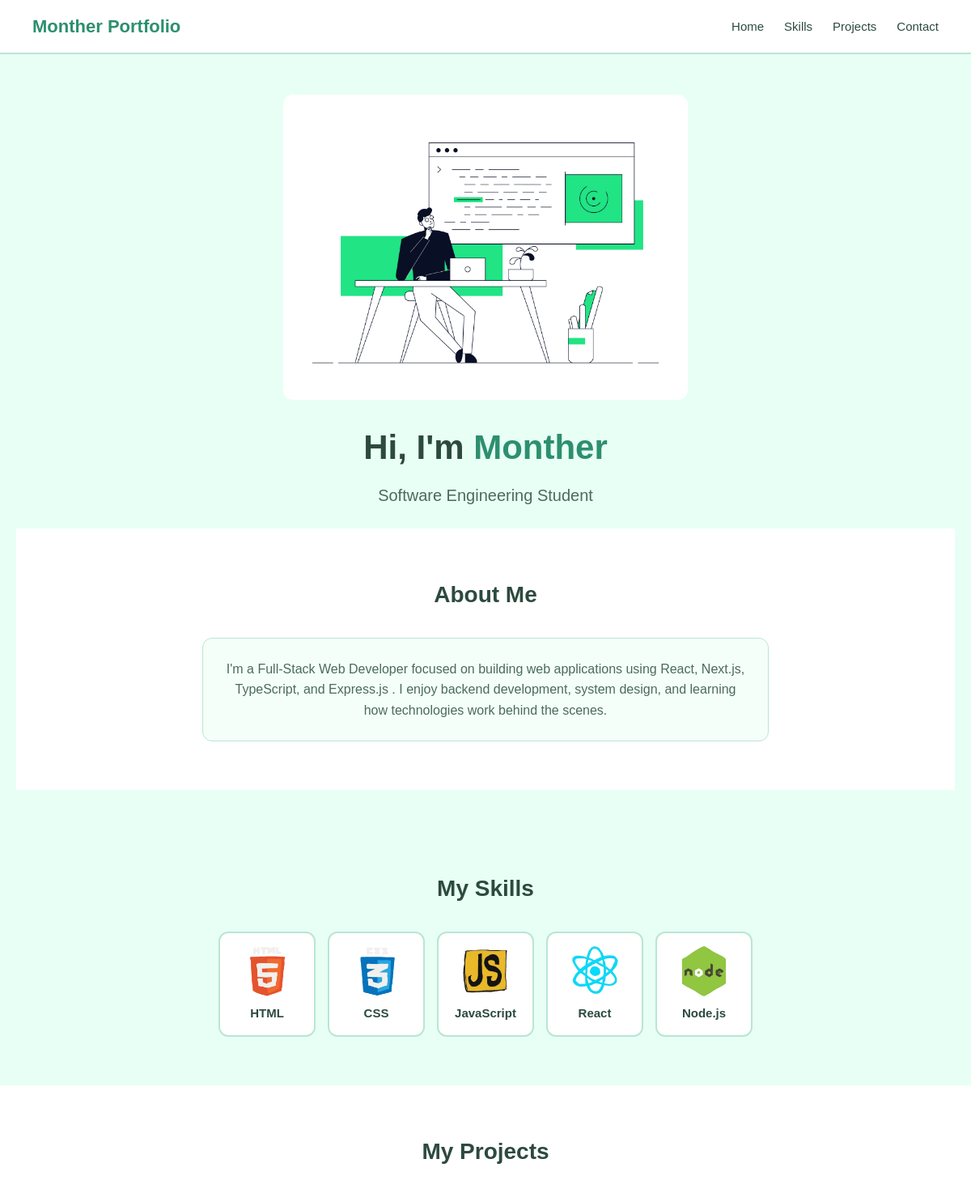
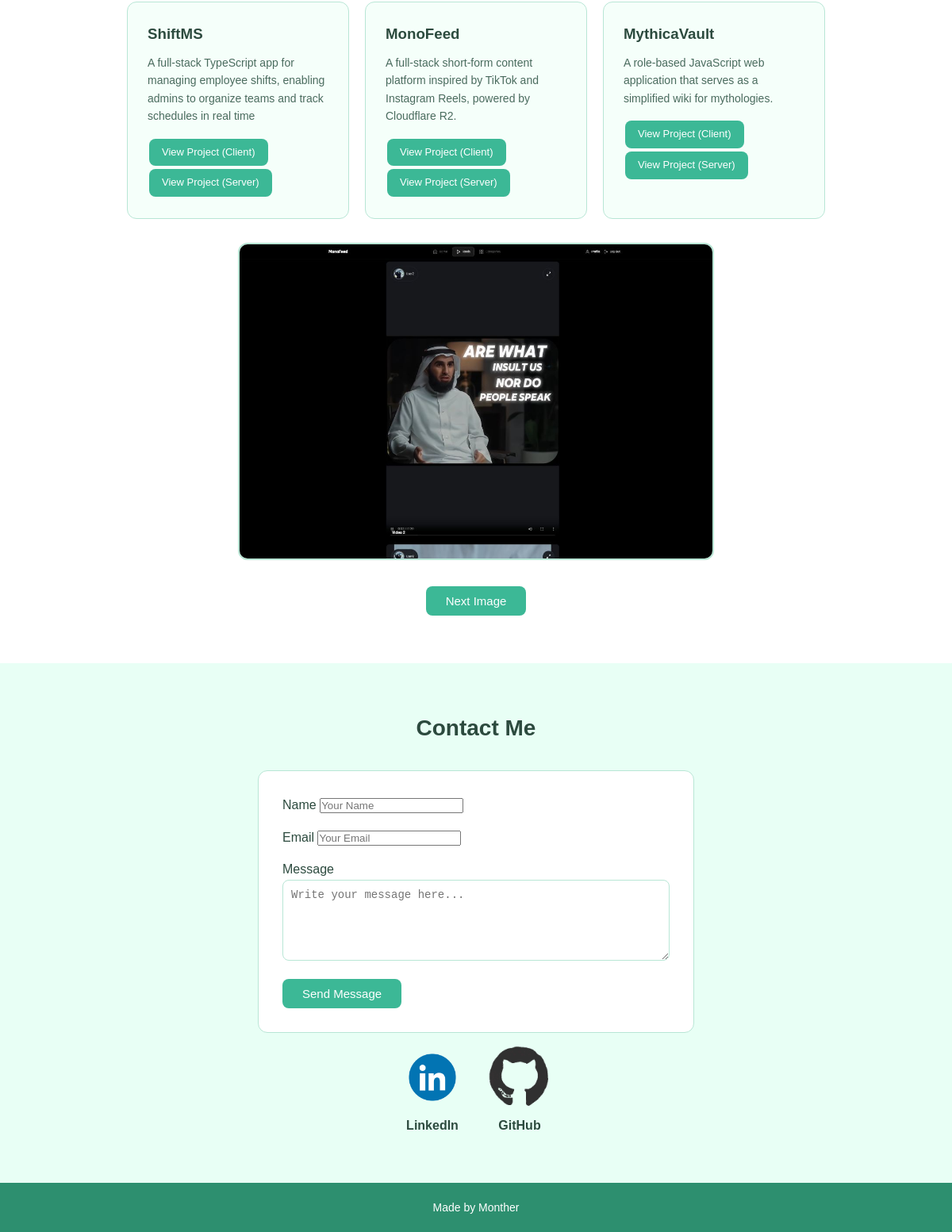
The page / on the database its author committed (2 pictures, top to bottom).
### tables this page shows
CREATE TABLE `info` (
  `id` int(11) NOT NULL,
  `name` varchar(100) NOT NULL,
  `major` varchar(100) NOT NULL,
  `aboutme` varchar(500) NOT NULL,
  `linkedin` varchar(100) NOT NULL,
  `github` varchar(100) NOT NULL
);

CREATE TABLE `projects` (
  `id` int(11) NOT NULL,
  `title` varchar(100) NOT NULL,
  `description` text NOT NULL,
  `client_link` varchar(255) NOT NULL,
  `server_link` varchar(255) NOT NULL
);

### projects_data.php (the view)
<?php
include 'db.php';
$sql = "SELECT * FROM projects";
$result = $conn->query($sql);
if ($result->num_rows > 0) {
    while($row = $result->fetch_assoc()) {
        echo "
        <div class='project-card'>
            <h3>{$row['title']}</h3>
            <p>{$row['description']}</p>
            <a href='{$row['client_link']}' class='btn small-btn'>
                View Project (Client)
            </a>
            <a href='{$row['server_link']}' class='btn small-btn'>
                View Project (Server)
            </a>
        </div>
        ";
    }
} else {
    echo 'No projects found';
}
?>

### index.php (shortened to what this page needs)
<!DOCTYPE html>
<html lang="en">
<head>
    <link rel="stylesheet" href="style.css">
</head>
<body>
    <nav class="navbar">
        <div class="nav-logo">Monther Portfolio</div>
        <ul class="nav-links">
            <li><a href="#home">Home</a></li>
            <li><a href="#skills">Skills</a></li>
            <li><a href="#projects">Projects</a></li>
            <li><a href="#contact">Contact</a></li>
        </ul>
    </nav>
    <section id="home" class="home-section">
        <img src="image/HeaderGif2.gif" alt="Header" class="header-gif">
        <?php include 'personal_data.php'; ?>
    </section>
    <section id="skills" class="skills-section">
        <h2>My Skills</h2>
        <div class="skills-list">
            <div class="skill-card">
                <img src="image/HtmlGif.gif" alt="HTML Image">
                <span>HTML</span>
            </div>
            <div class="skill-card">
                <img src="image/CssGif.gif" alt="CSS Image">
                <span>CSS</span>
            </div>
            <div class="skill-card">
                <img src="image/JsGif.gif" alt="JavaScript Image">
                <span>JavaScript</span>
            </div>
            <div class="skill-card">
                <img src="image/ReactGif.gif" alt="React Image">
                <span>React</span>
            </div>
            <div class="skill-card">
                <img src="image/NodejsGif.gif" alt="Node.js Image">
                <span>Node.js</span>
            </div>
        </div>
    </section>
<section id="projects" class="projects-section">
    <h2>My Projects</h2>
    <div class="projects-grid">
        <?php include 'projects_data.php'; ?>
    </div>
    <div class="project-slider">
        <img id="sliderImage" src="image/project1.jpg" alt="Project Image">
        <br><br>
        <button id="nextBtn" class="btn">Next Image</button>
    </div>
</section>
    <section id="contact" class="contact-section">
        <h2>Contact Me</h2>
        <div class="contact-card">
            <form action="form_message.php" method="POST" class="contact-form">
                <div class="form-group">
                    <label for="name">Name</label>
                    <input type="text" id="name" name="name" placeholder="Your Name" required>
                </div>
                <div class="form-group">
                    <label for="email">Email</label>
                    <input type="email" id="email" name="email" placeholder="Your Email" required>
                </div>
                <div class="form-group">
                    <label for="message">Message</label>
                    <textarea id="message" name="message" rows="5" placeholder="Write your message here..." required></textarea>
                </div>
                <button type="submit" class="btn">Send Message</button>
            </form>
        </div>
        <div class="contact-social">
            <a href="#" class="social-btn" target="_blank" rel="noopener noreferrer">
                <img src="image/LinkedinGif.gif" alt="LinkedIn">
                <span>LinkedIn</span>
            </a>
            <a href="#" class="social-btn" target="_blank" rel="noopener noreferrer">
                <img src="image/GitubGif.gif" alt="GitHub">
                <span>GitHub</span>
            </a>
        </div>
    </section>
    <footer>
        <p>Made by Monther</p>
    </footer>
</body>
</html>

### personal_data.php (shortened to what this page needs)
<?php
include 'db.php';
$sql = "SELECT * FROM info LIMIT 1";
$result = $conn->query($sql);
if ($result->num_rows > 0) {
    $row = $result->fetch_assoc();
    echo "
        <h1>Hi, I'm <span class='highlight'>{$row['name']}</span></h1>
        <p class='home-subtitle'>
            {$row['major']}
        </p>
        <section id='about' class='about-section'>
            <h2>About Me</h2>
            <div class='about-card'>
                <p>{$row['aboutme']}</p>
            </div>
        </section>
    ";
} else {
    echo "No data found";
}
?>

### style.css (style rules this page uses)
* { margin: 0; padding: 0; box-sizing: border-box; }
body { font-family: Arial, sans-serif; color: #2c4a3e; background-color: #f5fffa; line-height: 1.6; }
.navbar { background-color: #ffffff; padding: 15px 40px; display: flex; justify-content: space-between; align-items: center; border-bottom: 2px solid #b8e6d5; position: sticky; top: 0; }
.nav-logo { font-size: 22px; font-weight: bold; color: #2d8f6f; }
.nav-links { list-style: none; display: flex; gap: 25px; }
.nav-links a { text-decoration: dashed; color: #2c4a3e; font-size: 15px; }
.btn { display: inline-block; background-color: #3cb896; color: white; padding: 10px 25px; border-radius: 8px; text-decoration: none; border: none; cursor: pointer; font-size: 15px; }
.small-btn { padding: 7px 16px; font-size: 13px; }
.home-section { text-align: center; padding: 50px 20px 40px; background-color: #e8fff5; }
.header-gif { display: block; max-width: 100%; width: 500px; height: auto; margin: 0 auto 25px; border: 3px solid #ffffff; border-radius: 12px; }
.home-section h1 { font-size: 42px; margin-bottom: 10px; }
.highlight { color: #2d8f6f; }
.home-subtitle { font-size: 20px; color: #4a6b5e; margin-bottom: 25px; }
section { padding: 60px 40px; }
section h2 { font-size: 28px; text-align: center; margin-bottom: 30px; color: #2c4a3e; }
.about-section { background-color: #ffffff; }
.about-card { max-width: 700px; margin: 0 auto; background-color: #f5fffa; padding: 25px; border-radius: 12px; border: 1px solid #b8e6d5; font-size: 16px; color: #4a6b5e; }
.skills-section { background-color: #e8fff5; }
.skills-list { display: flex; flex-wrap: wrap; justify-content: center; gap: 15px; }
.skill-card { background-color: #ffffff; color: #2c4a3e; padding: 15px; border-radius: 12px; font-size: 15px; font-weight: bold; border: 2px solid #b8e6d5; text-align: center; width: 120px; }
.skill-card img { width: 64px; height: 64px; object-fit: contain; display: block; margin: 0 auto 8px; }
.skill-card span { display: block; }
.projects-section { background-color: #ffffff; }
.projects-grid { display: flex; flex-wrap: wrap; gap: 20px; justify-content: center; }
.project-card { background-color: #f5fffa; border: 1px solid #b8e6d5; border-radius: 12px; padding: 25px; width: 280px; }
.project-card a { margin: 2px; }
.project-card h3 { margin-bottom: 10px; color: #2c4a3e; }
.project-card p { font-size: 14px; color: #4a6b5e; margin-bottom: 15px; }
.project-slider { text-align: center; margin-top: 30px; }
.project-slider img { width: 600px; height: 400px; object-fit: cover; border-radius: 12px; border: 2px solid #b8e6d5; }
.contact-section { background-color: #e8fff5; }
.contact-card { max-width: 550px; margin: 0 auto; background-color: #ffffff; padding: 30px; border-radius: 12px; border: 1px solid #b8e6d5; }
.contact-social { display: flex; flex-wrap: wrap; justify-content: center; gap: 30px; }
.social-btn { text-decoration: none; color: #2c4a3e; text-align: center; font-weight: bold; }
.social-btn img { width: 80px; height: 80px; object-fit: contain; display: block; margin: 0 auto 8px; border-radius: 8px; }
.form-group { margin-bottom: 15px; }
.form-group textarea { width: 100%; padding: 10px; border: 1px solid #b8e6d5; font-size: 14px; border-radius: 8px; }
.contact-social { margin-top: 16px; }
footer { text-align: center; padding: 20px; background-color: #2d8f6f; color: #ffffff; font-size: 14px; }

### rows shown on the page
info: name "Monther", major "Software Engineering Student", aboutme "I'm a Full-Stack Web Developer focused on building web applications using React, Next.js, TypeScript, and Express.js . I enjoy backend development, system design, and learning how technologies work behind the scenes."
projects: title "ShiftMS", description "A full-stack TypeScript app for managing employee shifts, enabling admins to organize teams and track schedules in real time"
projects: title "MonoFeed", description "A full-stack short-form content platform inspired by TikTok and Instagram Reels, powered by Cloudflare R2."
projects: title "MythicaVault", description "A role-based JavaScript web application that serves as a simplified wiki for mythologies."
